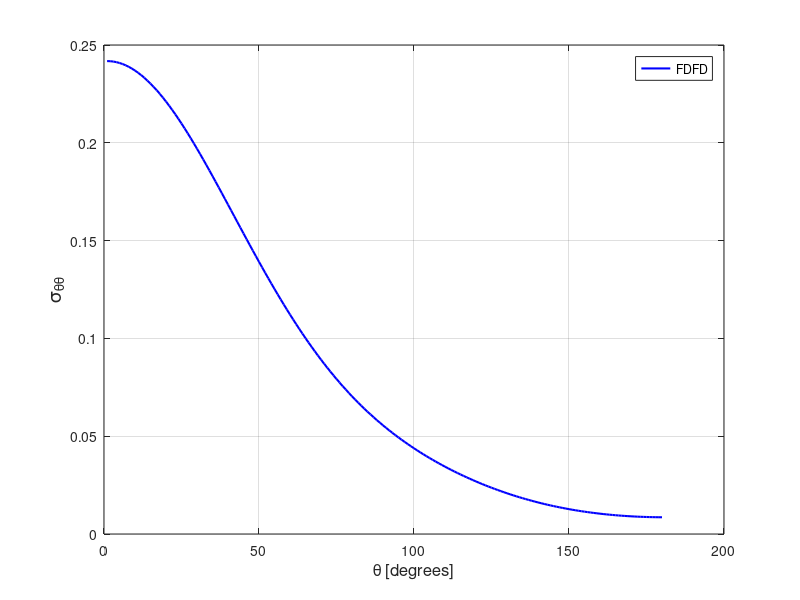

This chart was generated by the following MATLAB code:
stt = [ 
    1  0.24177898E+00
    2  0.24171984E+00
    3  0.24153847E+00
    4  0.24123545E+00
    5  0.24081279E+00
    6  0.24027069E+00
    7  0.23961142E+00
    8  0.23883320E+00
    9  0.23794045E+00
   10  0.23693365E+00
   11  0.23581441E+00
   12  0.23458563E+00
   13  0.23324892E+00
   14  0.23180558E+00
   15  0.23026212E+00
   16  0.22861660E+00
   17  0.22687478E+00
   18  0.22503959E+00
   19  0.22311287E+00
   20  0.22109973E+00
   21  0.21900328E+00
   22  0.21682478E+00
   23  0.21457143E+00
   24  0.21224591E+00
   25  0.20985036E+00
   26  0.20739044E+00
   27  0.20486940E+00
   28  0.20229159E+00
   29  0.19966175E+00
   30  0.19698350E+00
   31  0.19425878E+00
   32  0.19149506E+00
   33  0.18869327E+00
   34  0.18586056E+00
   35  0.18299872E+00
   36  0.18011233E+00
   37  0.17720594E+00
   38  0.17428155E+00
   39  0.17134482E+00
   40  0.16839884E+00
   41  0.16544686E+00
   42  0.16249271E+00
   43  0.15953985E+00
   44  0.15659080E+00
   45  0.15364970E+00
   46  0.15071948E+00
   47  0.14780194E+00
   48  0.14490169E+00
   49  0.14201999E+00
   50  0.13915960E+00
   51  0.13632336E+00
   52  0.13351287E+00
   53  0.13073151E+00
   54  0.12797953E+00
   55  0.12525995E+00
   56  0.12257446E+00
   57  0.11992384E+00
   58  0.11731002E+00
   59  0.11473462E+00
   60  0.11219792E+00
   61  0.10970131E+00
   62  0.10724624E+00
   63  0.10483275E+00
   64  0.10246200E+00
   65  0.10013361E+00
   66  0.97849272E-01
   67  0.95607989E-01
   68  0.93410350E-01
   69  0.91257021E-01
   70  0.89148179E-01
   71  0.87082475E-01
   72  0.85060172E-01
   73  0.83082303E-01
   74  0.81146799E-01
   75  0.79253890E-01
   76  0.77403232E-01
   77  0.75594291E-01
   78  0.73826805E-01
   79  0.72099566E-01
   80  0.70412040E-01
   81  0.68763636E-01
   82  0.67153186E-01
   83  0.65581024E-01
   84  0.64045504E-01
   85  0.62545985E-01
   86  0.61081346E-01
   87  0.59651617E-01
   88  0.58255084E-01
   89  0.56891028E-01
   90  0.55559095E-01
   91  0.54258145E-01
   92  0.52987035E-01
   93  0.51745478E-01
   94  0.50533138E-01
   95  0.49347658E-01
   96  0.48189726E-01
   97  0.47057509E-01
   98  0.45951460E-01
   99  0.44869296E-01
  100  0.43811537E-01
  101  0.42777356E-01
  102  0.41765984E-01
  103  0.40776514E-01
  104  0.39808761E-01
  105  0.38861860E-01
  106  0.37935264E-01
  107  0.37028689E-01
  108  0.36141325E-01
  109  0.35273187E-01
  110  0.34423374E-01
  111  0.33591595E-01
  112  0.32777540E-01
  113  0.31980701E-01
  114  0.31201281E-01
  115  0.30438138E-01
  116  0.29691271E-01
  117  0.28960709E-01
  118  0.28246041E-01
  119  0.27546762E-01
  120  0.26862750E-01
  121  0.26194064E-01
  122  0.25540033E-01
  123  0.24900731E-01
  124  0.24276117E-01
  125  0.23665667E-01
  126  0.23069525E-01
  127  0.22487547E-01
  128  0.21919617E-01
  129  0.21365343E-01
  130  0.20824952E-01
  131  0.20297600E-01
  132  0.19784300E-01
  133  0.19283991E-01
  134  0.18796971E-01
  135  0.18323047E-01
  136  0.17862171E-01
  137  0.17414052E-01
  138  0.16978852E-01
  139  0.16556051E-01
  140  0.16146272E-01
  141  0.15748629E-01
  142  0.15363138E-01
  143  0.14990110E-01
  144  0.14629140E-01
  145  0.14279954E-01
  146  0.13942770E-01
  147  0.13617248E-01
  148  0.13303266E-01
  149  0.13000716E-01
  150  0.12709565E-01
  151  0.12429463E-01
  152  0.12160510E-01
  153  0.11902199E-01
  154  0.11654875E-01
  155  0.11417993E-01
  156  0.11191757E-01
  157  0.10975662E-01
  158  0.10769820E-01
  159  0.10573869E-01
  160  0.10388033E-01
  161  0.10211644E-01
  162  0.10045061E-01
  163  0.98880045E-02
  164  0.97402008E-02
  165  0.96014235E-02
  166  0.94719827E-02
  167  0.93514016E-02
  168  0.92397649E-02
  169  0.91367038E-02
  170  0.90423757E-02
  171  0.89564705E-02
  172  0.88792061E-02
  173  0.88102417E-02
  174  0.87494822E-02
  175  0.86970422E-02
  176  0.86528445E-02
  177  0.86166458E-02
  178  0.85886559E-02
  179  0.85685244E-02
  180  0.85565941E-02
  181  0.85525448E-02
  182  0.85566808E-02
  183  0.85688224E-02
  184  0.85887210E-02
  185  0.86167464E-02
  186  0.86530587E-02
  187  0.86973291E-02
  188  0.87498678E-02
  189  0.88104615E-02
  190  0.88795787E-02
  191  0.89567862E-02
  192  0.90427985E-02
  193  0.91371816E-02
  194  0.92402054E-02
  195  0.93519725E-02
  196  0.94725098E-02
  197  0.96021891E-02
  198  0.97407913E-02
  199  0.98887160E-02
  200  0.10045951E-01
  201  0.10212606E-01
  202  0.10388957E-01
  203  0.10574913E-01
  204  0.10770869E-01
  205  0.10976853E-01
  206  0.11192939E-01
  207  0.11419398E-01
  208  0.11656348E-01
  209  0.11903814E-01
  210  0.12162104E-01
  211  0.12431243E-01
  212  0.12711319E-01
  213  0.13002818E-01
  214  0.13305536E-01
  215  0.13619499E-01
  216  0.13945199E-01
  217  0.14282743E-01
  218  0.14631835E-01
  219  0.14993215E-01
  220  0.15366218E-01
  221  0.15751870E-01
  222  0.16149675E-01
  223  0.16559951E-01
  224  0.16982848E-01
  225  0.17418241E-01
  226  0.17866665E-01
  227  0.18327903E-01
  228  0.18802192E-01
  229  0.19289507E-01
  230  0.19789841E-01
  231  0.20303836E-01
  232  0.20831283E-01
  233  0.21372043E-01
  234  0.21926675E-01
  235  0.22495313E-01
  236  0.23077479E-01
  237  0.23673981E-01
  238  0.24284564E-01
  239  0.24909826E-01
  240  0.25549440E-01
  241  0.26203722E-01
  242  0.26873112E-01
  243  0.27557429E-01
  244  0.28257223E-01
  245  0.28972676E-01
  246  0.29703608E-01
  247  0.30450609E-01
  248  0.31214330E-01
  249  0.31994399E-01
  250  0.32791693E-01
  251  0.33605918E-01
  252  0.34438007E-01
  253  0.35288423E-01
  254  0.36157046E-01
  255  0.37044846E-01
  256  0.37951872E-01
  257  0.38878750E-01
  258  0.39826408E-01
  259  0.40794656E-01
  260  0.41784421E-01
  261  0.42796373E-01
  262  0.43831032E-01
  263  0.44889122E-01
  264  0.45971550E-01
  265  0.47078133E-01
  266  0.48210219E-01
  267  0.49369060E-01
  268  0.50554793E-01
  269  0.51767904E-01
  270  0.53009532E-01
  271  0.54280650E-01
  272  0.55581894E-01
  273  0.56914289E-01
  274  0.58278289E-01
  275  0.59675068E-01
  276  0.61105218E-01
  277  0.62570080E-01
  278  0.64069368E-01
  279  0.65605566E-01
  280  0.67178167E-01
  281  0.68788052E-01
  282  0.70436507E-01
  283  0.72124094E-01
  284  0.73851481E-01
  285  0.75619258E-01
  286  0.77428304E-01
  287  0.79278909E-01
  288  0.81171207E-01
  289  0.83106942E-01
  290  0.85085437E-01
  291  0.87106861E-01
  292  0.89173049E-01
  293  0.91281414E-01
  294  0.93434542E-01
  295  0.95632330E-01
  296  0.97872913E-01
  297  0.10015721E+00
  298  0.10248513E+00
  299  0.10485549E+00
  300  0.10726900E+00
  301  0.10972420E+00
  302  0.11222023E+00
  303  0.11475601E+00
  304  0.11733206E+00
  305  0.11994493E+00
  306  0.12259462E+00
  307  0.12527966E+00
  308  0.12799925E+00
  309  0.13075019E+00
  310  0.13353144E+00
  311  0.13634102E+00
  312  0.13917686E+00
  313  0.14203624E+00
  314  0.14491799E+00
  315  0.14781798E+00
  316  0.15073460E+00
  317  0.15366416E+00
  318  0.15660448E+00
  319  0.15955280E+00
  320  0.16250522E+00
  321  0.16545910E+00
  322  0.16841021E+00
  323  0.17135593E+00
  324  0.17429215E+00
  325  0.17721570E+00
  326  0.18012182E+00
  327  0.18300718E+00
  328  0.18586805E+00
  329  0.18870100E+00
  330  0.19150153E+00
  331  0.19426501E+00
  332  0.19698785E+00
  333  0.19966723E+00
  334  0.20229684E+00
  335  0.20487364E+00
  336  0.20739457E+00
  337  0.20985425E+00
  338  0.21224858E+00
  339  0.21457440E+00
  340  0.21682779E+00
  341  0.21900412E+00
  342  0.22110157E+00
  343  0.22311439E+00
  344  0.22504069E+00
  345  0.22687592E+00
  346  0.22861758E+00
  347  0.23026218E+00
  348  0.23180731E+00
  349  0.23324874E+00
  350  0.23458605E+00
  351  0.23581444E+00
  352  0.23693354E+00
  353  0.23794022E+00
  354  0.23883298E+00
  355  0.23960961E+00
  356  0.24027033E+00
  357  0.24081276E+00
  358  0.24123500E+00
  359  0.24153735E+00
  360  0.24171937E+00
 ]; 
plot(stt(1:180,1),stt(1:180,2),'b-','linewidth',1.5 ); 
grid on 
legend('FDFD');
xlabel('\theta [degrees]','FontSize',12);
ylabel('\sigma_{\theta\theta}','FontSize',14);
